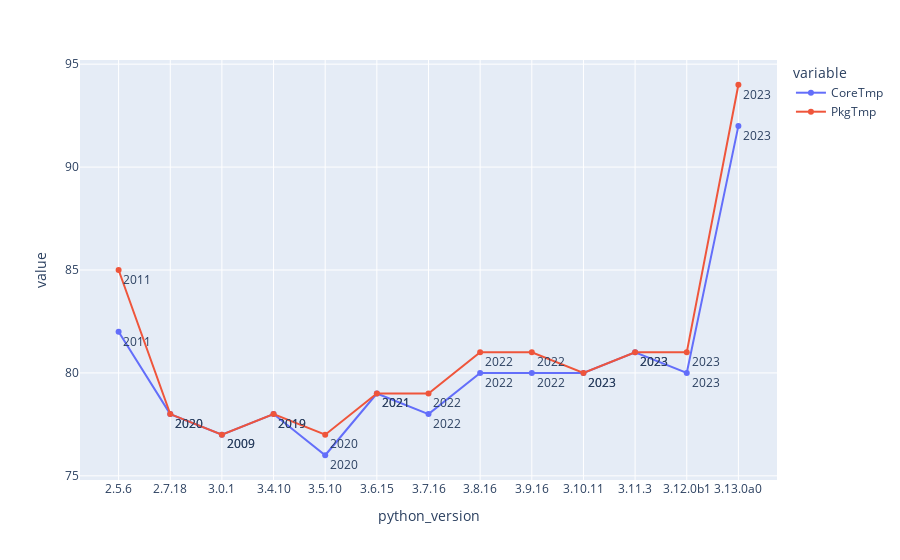

Notebook code cell kept with this figure:
### Markdown cell above
### Temperature through different Python versions

### Code cell
fig = px.line(df, x="python_version", y=["CoreTmp","PkgTmp"], text=pd.to_datetime(df['release_date']).dt.year)
fig.update_traces(textposition="bottom right")
fig.show()

### Figure 1 — Plotly figure (JSON) as saved in the notebook; plotly's stock layout.template omitted (floating-point values rounded to 4 significant figures)
{"data": [{"hovertemplate": "variable=CoreTmp<br>python_version=%{x}<br>value=%{y}<br>text=%{text}<extra></extra>", "legendgroup": "CoreTmp", "line": {"color": "#636efa", "dash": "solid"}, "marker": {"symbol": "circle"}, "mode": "text+markers+lines", "name": "CoreTmp", "orientation": "v", "showlegend": true, "text": [2011, 2020, 2009, 2019, 2020, 2021, 2022, 2022, 2022, 2023, 2023, 2023, 2023], "textposition": "bottom right", "type": "scatter", "x": ["2.5.6", "2.7.18", "3.0.1", "3.4.10", "3.5.10", "3.6.15", "3.7.16", "3.8.16", "3.9.16", "3.10.11", "3.11.3", "3.12.0b1", "3.13.0a0"], "xaxis": "x", "y": [82, 78, 77, 78, 76, 79, 78, 80, 80, 80, 81, 80, 92], "yaxis": "y"}, {"hovertemplate": "variable=PkgTmp<br>python_version=%{x}<br>value=%{y}<br>text=%{text}<extra></extra>", "legendgroup": "PkgTmp", "line": {"color": "#EF553B", "dash": "solid"}, "marker": {"symbol": "circle"}, "mode": "text+markers+lines", "name": "PkgTmp", "orientation": "v", "showlegend": true, "text": [2011, 2020, 2009, 2019, 2020, 2021, 2022, 2022, 2022, 2023, 2023, 2023, 2023], "textposition": "bottom right", "type": "scatter", "x": ["2.5.6", "2.7.18", "3.0.1", "3.4.10", "3.5.10", "3.6.15", "3.7.16", "3.8.16", "3.9.16", "3.10.11", "3.11.3", "3.12.0b1", "3.13.0a0"], "xaxis": "x", "y": [85, 78, 77, 78, 77, 79, 79, 81, 81, 80, 81, 81, 94], "yaxis": "y"}], "layout": {"legend": {"title": {"text": "variable"}, "tracegroupgap": 0}, "margin": {"t": 60}, "xaxis": {"anchor": "y", "domain": [0, 1], "title": {"text": "python_version"}}, "yaxis": {"anchor": "x", "domain": [0, 1], "title": {"text": "value"}}}}
